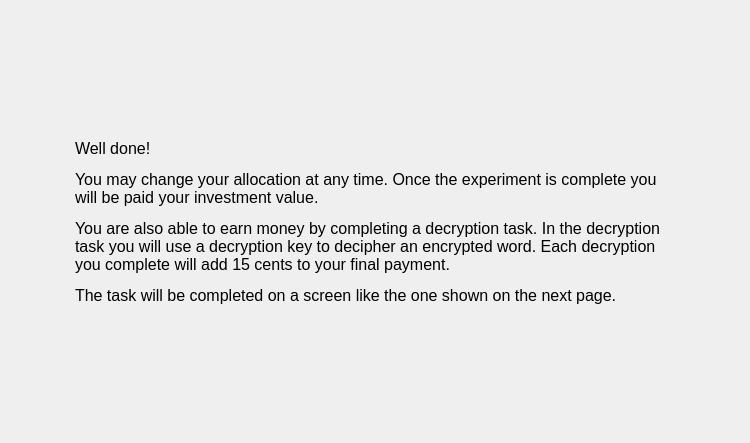
<?xml version="1.0" encoding="UTF-8"?>
<ui version="4.0">
 <class>InstructionScreen4</class>
 <widget class="QWidget" name="InstructionScreen4">
  <property name="geometry">
   <rect>
    <x>0</x>
    <y>0</y>
    <width>750</width>
    <height>443</height>
   </rect>
  </property>
  <property name="windowTitle">
   <string>Form</string>
  </property>
  <layout class="QHBoxLayout" name="horizontalLayout">
   <item>
    <spacer name="horizontalSpacer">
     <property name="orientation">
      <enum>Qt::Horizontal</enum>
     </property>
     <property name="sizeHint" stdset="0">
      <size>
       <width>125</width>
       <height>20</height>
      </size>
     </property>
    </spacer>
   </item>
   <item>
    <layout class="QVBoxLayout" name="verticalLayout">
     <item>
      <spacer name="verticalSpacer">
       <property name="orientation">
        <enum>Qt::Vertical</enum>
       </property>
       <property name="sizeHint" stdset="0">
        <size>
         <width>20</width>
         <height>40</height>
        </size>
       </property>
      </spacer>
     </item>
     <item>
      <widget class="QLabel" name="label">
       <property name="sizePolicy">
        <sizepolicy hsizetype="Preferred" vsizetype="Maximum">
         <horstretch>0</horstretch>
         <verstretch>0</verstretch>
        </sizepolicy>
       </property>
       <property name="minimumSize">
        <size>
         <width>600</width>
         <height>0</height>
        </size>
       </property>
       <property name="font">
        <font>
         <pointsize>12</pointsize>
        </font>
       </property>
       <property name="text">
        <string>&lt;html&gt;&lt;head/&gt;&lt;body&gt;&lt;p&gt;Well done!&lt;/p&gt;&lt;p&gt;You may change your allocation at any time. Once the experiment is complete you will be paid your investment value. &lt;/p&gt;&lt;p&gt;You are also able to earn money by completing a decryption task. In the decryption task you will use a decryption key to decipher an encrypted word. Each decryption you complete will add 15 cents to your final payment.&lt;/p&gt;&lt;p&gt;The task will be completed on a screen like the one shown on the next page. &lt;/p&gt;&lt;/body&gt;&lt;/html&gt;</string>
       </property>
       <property name="wordWrap">
        <bool>true</bool>
       </property>
      </widget>
     </item>
     <item>
      <spacer name="verticalSpacer_2">
       <property name="orientation">
        <enum>Qt::Vertical</enum>
       </property>
       <property name="sizeHint" stdset="0">
        <size>
         <width>20</width>
         <height>40</height>
        </size>
       </property>
      </spacer>
     </item>
    </layout>
   </item>
   <item>
    <spacer name="horizontalSpacer_2">
     <property name="orientation">
      <enum>Qt::Horizontal</enum>
     </property>
     <property name="sizeHint" stdset="0">
      <size>
       <width>125</width>
       <height>20</height>
      </size>
     </property>
    </spacer>
   </item>
  </layout>
 </widget>
 <resources/>
 <connections/>
</ui>
